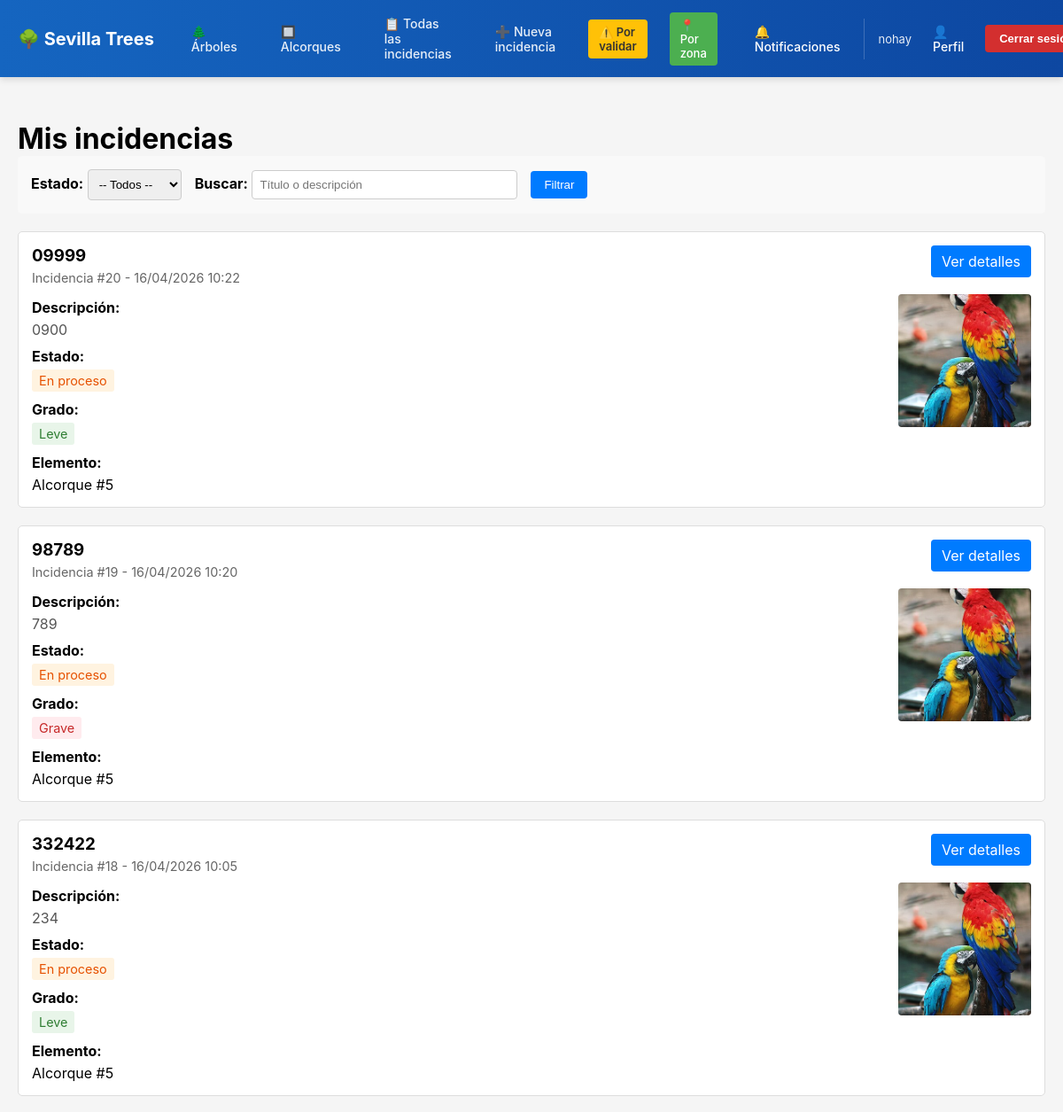
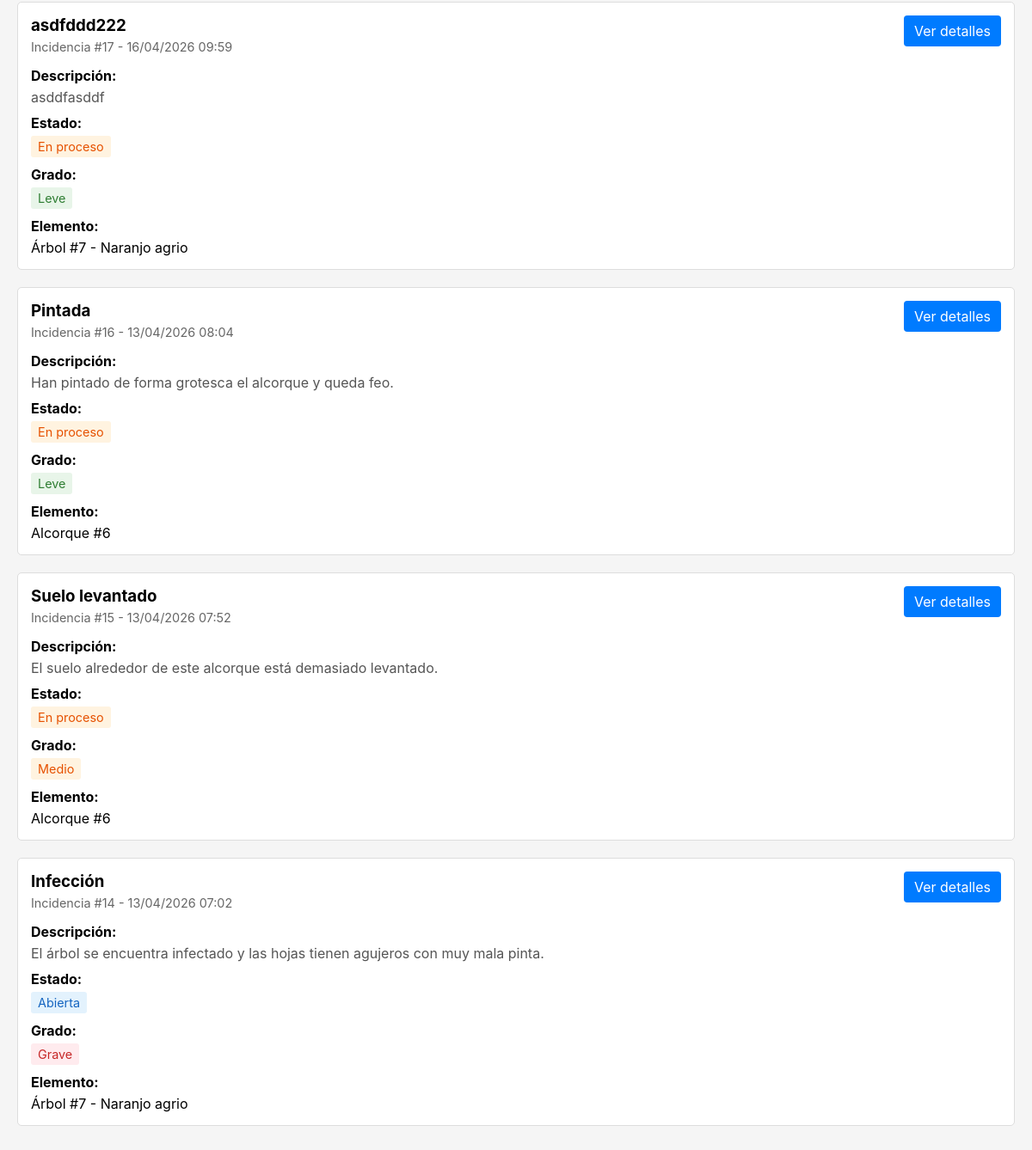
/incidencias/ (signed in), run on the app's committed database (2 pictures, top to bottom).
### cuentas/models.py (models this page shows, shortened)
class Usuario(AbstractUser):
	class Rol(models.TextChoices):
		REGISTRADO = "REGISTRADO", "Registrado"
		ADMINISTRADOR = "ADMINISTRADOR", "Administrador"
	class EstadoCuenta(models.TextChoices):
		ACTIVA = "ACTIVA", "Activa"
		PENDIENTE_ELIMINACION = "PENDIENTE_ELIMINACION", "Pendiente eliminación"
		ELIMINADA = "ELIMINADA", "Eliminada"
	nombre = models.CharField(max_length=159)
	correo = models.EmailField(unique=True)
	rol = models.CharField(max_length=20, choices=Rol.choices, default=Rol.REGISTRADO,)
	fecha_registro = models.DateTimeField(default=timezone.now)
	estado_cuenta = models.CharField(max_length=30, choices=EstadoCuenta.choices, default=EstadoCuenta.ACTIVA)
	USERNAME_FIELD = "correo"
	REQUIRED_FIELDS = ["username"]
	@property
	def es_admin(self) -> bool:
		return self.rol == self.Rol.ADMINISTRADOR
	@property
	def notificaciones_sin_leer(self) -> int:
		return self.notificaciones.filter(leido=False).count()

### incidencias/models.py (models this page shows, shortened)
class Incidencia(models.Model):
	class Grado(models.TextChoices):
		LEVE = "LEVE", "Leve"
		MEDIO = "MEDIO", "Medio"
		GRAVE = "GRAVE", "Grave"
	class Estado(models.TextChoices):
		ABIERTA = "ABIERTA", "Abierta"
		EN_PROCESO = "EN_PROCESO", "En proceso"
		CERRADA = "CERRADA", "Cerrada"
	titulo = models.CharField(max_length=120)
	descripcion = models.TextField()
	grado_incidencia = models.CharField(max_length=30, choices=Grado.choices, default=Grado.LEVE)
	fecha_reporte = models.DateTimeField(auto_now_add=True)
	fecha_act = models.DateTimeField(auto_now=True, null=True, blank=True)
	estado = models.CharField(max_length=30, choices=Estado.choices, default=Estado.ABIERTA)
	foto = models.ImageField(upload_to='incidencias/', null=True, blank=True)
	observaciones_internas = models.TextField(null=True, blank=True, help_text="Solo visible para administradores")
	usuario = models.ForeignKey("cuentas.Usuario", on_delete=models.PROTECT, related_name="usu_incidencia")
	arbol = models.ForeignKey("inventario.Arbol", on_delete=models.PROTECT, null=True, blank=True, related_name="arbol_inci")
	alcorque = models.ForeignKey("inventario.Alcorque", on_delete=models.PROTECT, null=True, blank=True, related_name="alcorque_inci")
	admin_resp = models.ForeignKey("cuentas.Usuario", on_delete=models.PROTECT, null=True, blank=True, related_name="admin_inci")
	class Meta: constraints = [
		models.CheckConstraint(check=(
			(Q(arbol__isnull=False) & Q(alcorque__isnull=True)) |
			(Q(arbol__isnull=True) & Q(alcorque__isnull=False))),
		name="check_arbol_alcorque_incidencia",),]

### inventario/models.py (models this page shows, shortened)
class Alcorque(models.Model):
    class Estado(models.TextChoices):
        BUENO = "BUENO", "Bueno"
        REGULAR = "REGULAR", "Regular"
        MALO = "MALO", "Malo"
        NECESITA_INTERVENCION = "NECESITA_INTERVENCION", "Necesita intervención"
    class Potencial(models.TextChoices):
        APTO = "APTO", "Apto"
        NO_APTO = "NO_APTO", "No apto"
    barrio = models.ForeignKey("inventario.Barrio", on_delete=models.PROTECT, related_name="alcorques",)
    estado = models.CharField(max_length=50, choices=Estado.choices, default=Estado.BUENO)
    potencial_plant = models.CharField(max_length=10, choices=Potencial.choices, default=Potencial.APTO)
    latitud = models.DecimalField(max_digits=9, decimal_places=6, null=True, blank=True)
    longitud = models.DecimalField(max_digits=9, decimal_places=6, null=True, blank=True)
    direccion = models.TextField(null=True, blank=True)
    observaciones = models.TextField(null=True, blank=True)
    class Meta: constraints = [
        models.UniqueConstraint(fields=["latitud", "longitud"], name="un_alcorque_por_ubi")
        ]

class Arbol(models.Model):
    class Estado(models.TextChoices):
        BUENO = "BUENO", "Bueno"
        REGULAR = "REGULAR", "Regular"
        MALO = "MALO", "Malo"
        NECESITA_INTERVENCION = "NECESITA_INTERVENCION", "Necesita intervención"
    especie = models.ForeignKey("inventario.Especie", on_delete=models.PROTECT, related_name="arboles",)
    barrio = models.ForeignKey("inventario.Barrio", on_delete=models.PROTECT, related_name="arboles",)
    estado = models.CharField(max_length=50, choices=Estado.choices, default=Estado.BUENO)
    latitud = models.DecimalField(max_digits=9, decimal_places=6, null=True, blank=True)
    longitud = models.DecimalField(max_digits=9, decimal_places=6, null=True, blank=True)
    direccion = models.TextField(null=True, blank=True)
    fecha_plant = models.DateField(null=True, blank=True)
    observaciones = models.TextField(null=True, blank=True)
    class Meta: constraints = [
        models.UniqueConstraint(fields=["latitud", "longitud"], name="un_arbol_por_ubi")
        ]

class Especie(models.Model):
    nombre_comun = models.CharField(max_length=50)
    nombre_cient = models.CharField(max_length=50, null=True, blank=True)
    familia = models.CharField(max_length=50, null=True, blank=True)
    descripcion = models.TextField(null=True, blank=True)

### incidencias/views.py (the view)
# urls.py: path("", views.incidencia_lista, name="incidencia_lista"),
@login_required
def incidencia_lista(request):
    qs = Incidencia.objects.select_related(
        "usuario", "admin_resp", "arbol", "alcorque"
    )
    if not request.user.es_admin:
        qs = qs.filter(usuario=request.user)
    estado = request.GET.get("estado", "").strip()
    q = request.GET.get("q", "").strip()
    if estado:
        qs = qs.filter(estado=estado)
    if q:
        qs = qs.filter(Q(titulo__icontains=q) | Q(descripcion__icontains=q))
    qs = qs.order_by("-fecha_reporte")
    return render(request, "incidencias/incidencia_lista.html", {
        "incidencias": qs,
        "estado": estado,
        "q": q
    })

### templates/incidencias/incidencia_lista.html (shortened to what this page needs)
{% extends "base.html" %}
{% block content %}
<div style="max-width: 1200px; margin: 30px auto; padding: 20px;">
    <h1>Mis incidencias</h1>
    <div style="background-color: #f9f9f9; padding: 15px; border-radius: 5px; margin-bottom: 20px;">
        <form method="GET" style="display: flex; gap: 15px; flex-wrap: wrap; align-items: center;">
            <div>
                <label for="estado" style="font-weight: bold;">Estado:</label>
                <select name="estado" id="estado" style="padding: 8px; border: 1px solid #ccc; border-radius: 4px;">
                    <option value="">-- Todos --</option>
                </select>
            </div>
            <div>
                <label for="q" style="font-weight: bold;">Buscar:</label>
                <input type="text" name="q" id="q" value="{{ q }}" placeholder="Título o descripción" style="padding: 8px; border: 1px solid #ccc; border-radius: 4px; width: 300px;">
            </div>
            <button type="submit" style="background-color: #007bff; color: white; padding: 8px 15px; border: none; border-radius: 4px; cursor: pointer;">
                Filtrar
            </button>
        </form>
    </div>
    {% if incidencias %}
        <div style="display: grid; gap: 20px;">
            {% for inc in incidencias %}
                <div style="border: 1px solid #ddd; border-radius: 5px; padding: 15px; background-color: white;">
                    <div style="display: flex; justify-content: space-between; align-items: start; margin-bottom: 10px;">
                        <div>
                            <h3 style="margin: 0; margin-bottom: 5px;">{{ inc.titulo }}</h3>
                            <p style="margin: 0; color: #666; font-size: 0.9em;">
                                Incidencia #{{ inc.id }} - {{ inc.fecha_reporte|date:"d/m/Y H:i" }}
                            </p>
                        </div>
                        <a href="{% url 'incidencia_detalle' inc.pk %}" style="background-color: #007bff; color: white; padding: 8px 12px; text-decoration: none; border-radius: 4px;">
                            Ver detalles
                        </a>
                    </div>
                    <div style="display: flex; gap: 15px;">
                        <div style="flex: 1;">
                            <p style="margin: 5px 0;"><strong>Descripción:</strong></p>
                            <p style="margin: 0; color: #555;">{{ inc.descripcion|truncatewords:20 }}</p>
                            <p style="margin: 10px 0 5px 0;"><strong>Estado:</strong></p>
                            <span style="display: inline-block; padding: 4px 8px; border-radius: 3px; font-size: 0.9em;
                                {% if inc.estado == 'ABIERTA' %}
                                    background-color: #e3f2fd; color: #1565c0;
                                {% elif inc.estado == 'EN_PROCESO' %}
                                    background-color: #fff3e0; color: #e65100;
                                {% else %}
                                    background-color: #e8f5e9; color: #2e7d32;
                                {% endif %}
                            ">{{ inc.get_estado_display }}</span>
                            <p style="margin: 10px 0 5px 0;"><strong>Grado:</strong></p>
                            <span style="display: inline-block; padding: 4px 8px; border-radius: 3px; font-size: 0.9em;
                                {% if inc.grado_incidencia == 'LEVE' %}
                                    background-color: #e8f5e9; color: #2e7d32;
                                {% elif inc.grado_incidencia == 'MEDIO' %}
                                    background-color: #fff3e0; color: #e65100;
                                {% else %}
                                    background-color: #ffebee; color: #c62828;
                                {% endif %}
                            ">{{ inc.get_grado_incidencia_display }}</span>
                            <p style="margin: 10px 0 5px 0;"><strong>Elemento:</strong></p>
                            <p style="margin: 0;">
                                {% if inc.arbol %}
                                    Árbol #{{ inc.arbol.id }} - {{ inc.arbol.especie.nombre_comun }}
                                {% elif inc.alcorque %}
                                    Alcorque #{{ inc.alcorque.id }}
                                {% else %}
                                    -
                                {% endif %}
                            </p>
                        </div>
                        {% if inc.foto %}
                            <div style="width: 150px; flex-shrink: 0;">
                                <img src="{{ inc.foto.url }}" alt="{{ inc.titulo }}" style="width: 100%; height: 150px; object-fit: cover; border-radius: 4px;">
                            </div>
                        {% endif %}
                    </div>
                </div>
            {% endfor %}
        </div>
    {% endif %}
</div>
{% endblock %}

### templates/base.html (shortened to what this page needs)
<!DOCTYPE html>
<html lang="es">
<head>
</head>
<body>
    <header>
        <nav>
            <div class="container">
                <a href="{% url 'inicio' %}" class="logo">🌳 Sevilla Trees</a>
                <div class="nav-left">
                    <a href="{% url 'arbol_lista' %}">🌲 Árboles</a>
                    <a href="{% url 'alcorque_lista' %}">🔲 Alcorques</a>
                    {% if user.is_authenticated %}
                        {% if user.es_admin %}
                            <a href="{% url 'incidencia_lista' %}" style="color: rgba(255, 255, 255, 0.9); text-decoration: none; font-weight: 500; font-size: 14px; padding: 6px 12px; border-radius: 4px; transition: all 0.3s;">📋 Todas las incidencias</a>
                        {% else %}
                            <a href="{% url 'incidencia_lista' %}" style="color: rgba(255, 255, 255, 0.9); text-decoration: none; font-weight: 500; font-size: 14px; padding: 6px 12px; border-radius: 4px; transition: all 0.3s;">📋 Mis incidencias</a>
                        {% endif %}
                        <a href="{% url 'nueva_incidencia' %}">➕ Nueva incidencia</a>
                        {% if user.es_admin %}
                            <a href="{% url 'incidencias_por_validar' %}" class="admin-badge">⚠️ Por validar</a>
                            <a href="{% url 'incidencias_por_barrio' %}" class="admin-zone">📍 Por zona</a>
                        {% endif %}
                    {% endif %}
                </div>
                <div class="nav-right">
                    {% if user.is_authenticated %}
                        <a href="{% url 'notificacion_lista' %}" class="notification-link">
                            🔔 Notificaciones
                        </a>
                        <div class="user-section">
                            <span class="user-name">{{ user.nombre }}</span>
                            <a href="{% url 'perfil' %}" class="profile-link">👤 Perfil</a>
                            <form action="{% url 'logout' %}" method="post" style="display: inline; margin: 0;">
                                <button type="submit" class="btn-logout">Cerrar sesión</button>
                            </form>
                        </div>
                    {% else %}
                        <div class="auth-links">
                            <a href="{% url 'login' %}">Iniciar sesión</a>
                            <a href="{% url 'signup' %}" class="btn-signup">Registrarse</a>
                        </div>
                    {% endif %}
                </div>
            </div>
        </nav>
    </header>
    <main>
        {% block content %}{% endblock %}
    </main>
</body>
</html>

### templates/base.html (style rules this page uses)
* { margin: 0; padding: 0; box-sizing: border-box; }
body { font-family: -apple-system, BlinkMacSystemFont, 'Segoe UI', Roboto, 'Helvetica Neue', Arial, sans-serif; background-color: #f5f5f5; }
header nav { background: linear-gradient(90deg, #1565c0 0%, #0d47a1 100%); box-shadow: 0 2px 8px rgba(0,0,0,0.15); padding: 12px 0; position: sticky; top: 0; z-index: 100; }
header nav .container { max-width: 1200px; margin: 0 auto; padding: 0 20px; display: flex; justify-content: space-between; align-items: center; gap: 30px; }
header nav .logo { font-size: 20px; font-weight: bold; color: white; text-decoration: none; display: flex; align-items: center; gap: 8px; white-space: nowrap; }
header nav .nav-left { display: flex; gap: 25px; align-items: center; flex: 1; }
header nav .nav-left a { color: rgba(255, 255, 255, 0.9); text-decoration: none; font-weight: 500; font-size: 14px; transition: all 0.3s; padding: 6px 12px; border-radius: 4px; }
header nav .nav-left .admin-badge { background-color: #ffc107; color: #333; padding: 6px 12px; border-radius: 4px; font-weight: 600; font-size: 13px; }
header nav .nav-left .admin-zone { background-color: #4caf50; color: white; padding: 6px 12px; border-radius: 4px; font-weight: 500; font-size: 13px; }
header nav .nav-right { display: flex; gap: 15px; align-items: center; }
header nav .notification-link { color: white; text-decoration: none; font-weight: 500; font-size: 14px; position: relative; display: flex; align-items: center; gap: 6px; padding: 6px 12px; border-radius: 4px; transition: all 0.3s; }
header nav .user-section { display: flex; gap: 12px; align-items: center; padding-left: 15px; border-left: 1px solid rgba(255, 255, 255, 0.2); }
header nav .user-name { color: rgba(255, 255, 255, 0.9); font-size: 13px; white-space: nowrap; }
header nav .profile-link { color: white; text-decoration: none; font-weight: 500; font-size: 14px; padding: 6px 12px; border-radius: 4px; transition: all 0.3s; }
header nav .btn-logout { background-color: #d32f2f; color: white; padding: 8px 16px; border: none; border-radius: 4px; font-weight: 600; font-size: 13px; cursor: pointer; transition: all 0.3s; white-space: nowrap; }

### data on the page
Usuario: nombre "nohay"
Incidencia: titulo "09999", id "20", fecha_reporte "16/04/2026 10:22", descripcion "0900", estado "En proceso", grado_incidencia "Leve", alcorque.id "5", foto (picture)
Incidencia: titulo "98789", id "19", fecha_reporte "16/04/2026 10:20", descripcion "789", estado "En proceso", grado_incidencia "Grave", alcorque.id "5", foto (picture)
Incidencia: titulo "332422", id "18", fecha_reporte "16/04/2026 10:05", descripcion "234", estado "En proceso", grado_incidencia "Leve", alcorque.id "5", foto (picture)
Incidencia: titulo "asdfddd222", id "17", fecha_reporte "16/04/2026 09:59", descripcion "asddfasddf", estado "En proceso", grado_incidencia "Leve", arbol.id "7", arbol.especie.nombre_comun "Naranjo agrio"
Incidencia: titulo "Pintada", id "16", fecha_reporte "13/04/2026 08:04", descripcion "Han pintado de forma grotesca el alcorque y queda feo.", estado "En proceso", grado_incidencia "Leve", alcorque.id "6"
Incidencia: titulo "Suelo levantado", id "15", fecha_reporte "13/04/2026 07:52", descripcion "El suelo alrededor de este alcorque está demasiado levantado.", estado "En proceso", grado_incidencia "Medio", alcorque.id "6"
Incidencia: titulo "Infección", id "14", fecha_reporte "13/04/2026 07:02", descripcion "El árbol se encuentra infectado y las hojas tienen agujeros con muy mala pinta.", estado "Abierta", grado_incidencia "Grave", arbol.id "7", arbol.especie.nombre_comun "Naranjo agrio"
